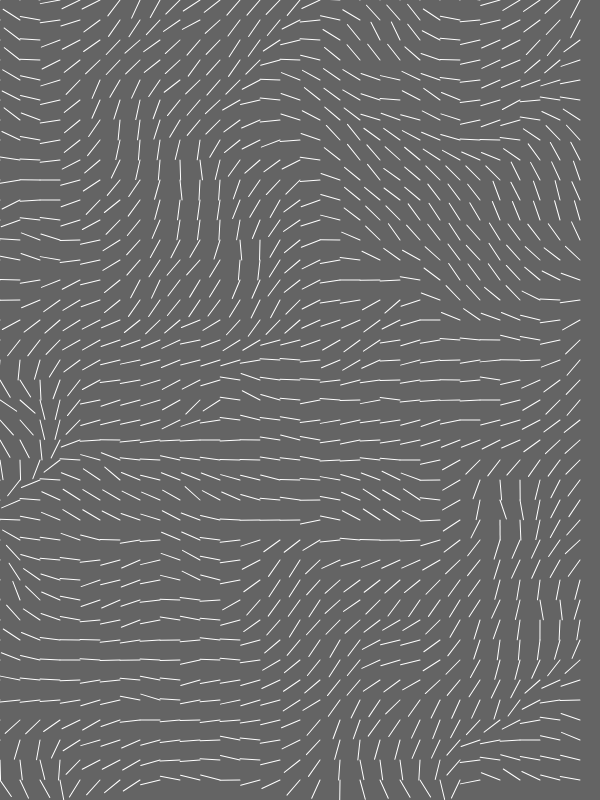
Frame 1 (no input)
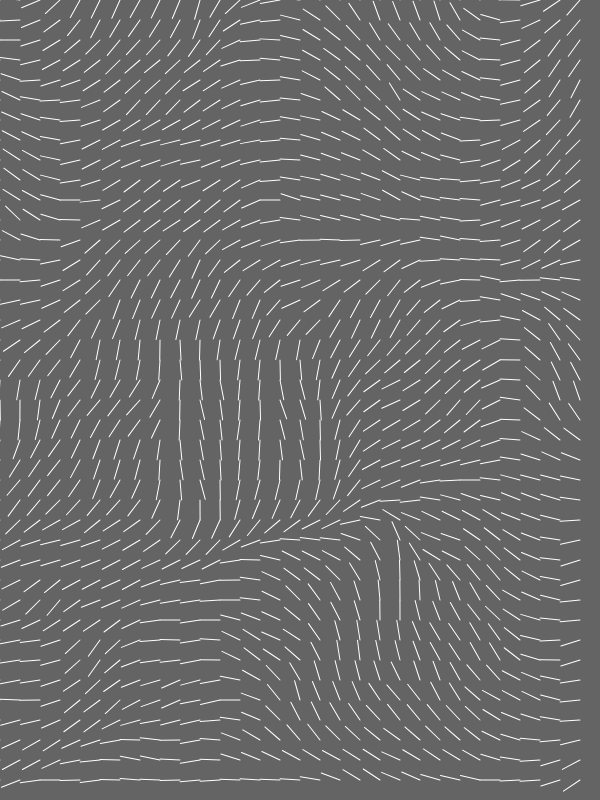
Frame 60 (no input)
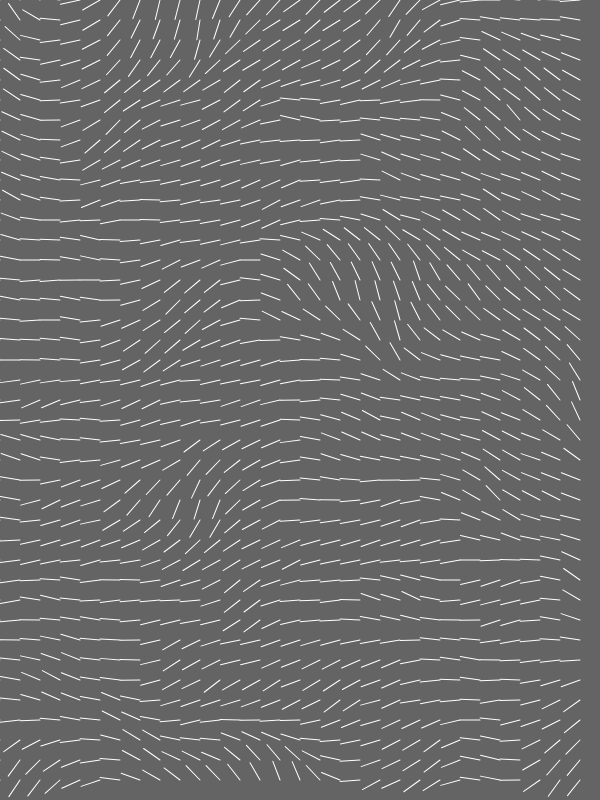
Frame 120 (the mouse pressed at the canvas centre since frame 60)

The p5.js sketch that drew these frames (run headless with seeded random() and noise() and a simulated clock; from frame 60 on, the mouse is pressed at the canvas centre):

// p5.js sketch
// ── sketch.js
//set up increment amount
var inc = 0.1;
//set up scale of flow field
var scl = 20;
//set up col and rows
var cols, rows;

var zoff = 0;

function setup(){
  createCanvas(600, 800);
  //background(100);
  //divides amount of pixels in width and height by scl to group pixels
  cols = floor(width / scl);
  rows = floor(height/ scl);
}

function draw(){
  background(100);
  //resets y offset to 0 in noise after evey column
  var yoff = 0;
  //goes through each row
    for (var y = 0; y < rows; y++) {
      //for every row we reset xoff in noise at 0
      var xoff = 0;
      //goes through each column
      for (var x = 0; x < cols; x++) {
        //var index = (x + y * width) * 4;
        //
        var angle = noise(xoff, yoff, zoff) * TWO_PI;
        var v = p5.Vector.fromAngle(angle);
        stroke(255);
        push();
        translate(x * scl, y * scl)
        rotate(v.heading());
        line(0, 0, scl, 0);
        pop();
        xoff += inc;
      }
      //for evey new column yoff in incremented by inc
      yoff += inc;
      zoff += 0.0005;
    }
}
